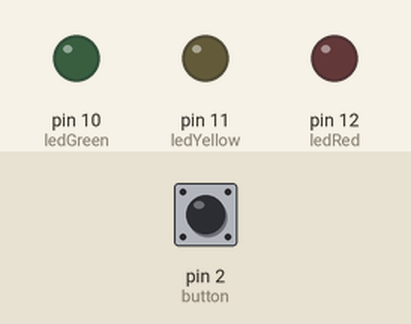
Recording of a sketch running on a simulated Arduino Uno, built with avr-gcc and run on an emulated ATmega328P. Shown: output pins drawn as LEDs (lit = HIGH). The inputs (shaded band) are chosen by the test bench; at power-on: pin 2 (button) LOW.

Above: at 1.2 s.
1.3 s: pin 2 (button) pulled HIGH for 0.15 s
At 2.1 s:
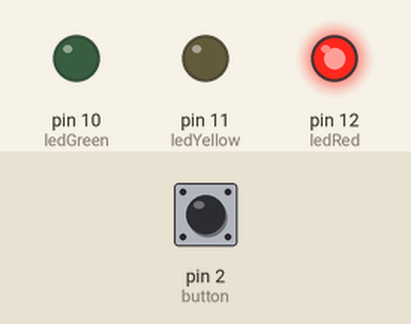
4.4 s: pin 2 (button) pulled HIGH for 1 s
At 5.7 s:
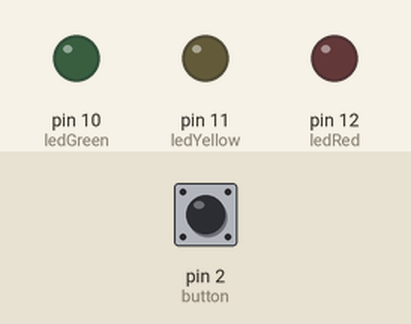
6.9 s: pin 2 (button) pulled HIGH for 0.15 s
At 9.95 s:
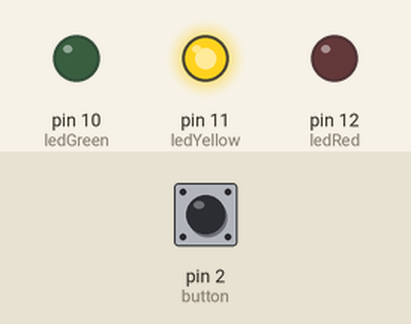
10.0 s: pin 2 (button) pulled HIGH for 3.2 s
At 11.4 s:
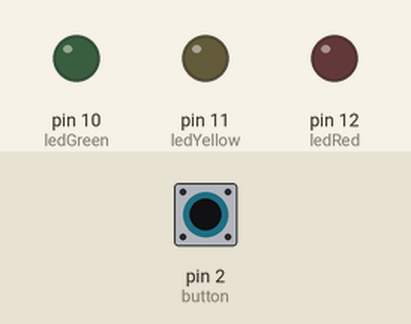
14.7 s: pin 2 (button) pulled HIGH for 0.15 s
At 20.1 s:
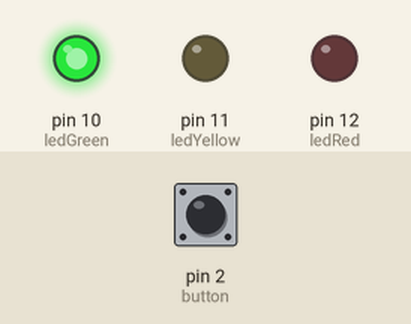
Timing chart, 0 to 21.6 s (numbered marks = the images above; inputs shaded):
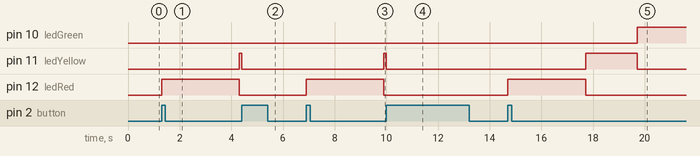

Measured:
- after the input at 1.3 s, pin 11 (ledYellow): LOW → HIGH after 3.0 s; pin 12 (ledRed): LOW → HIGH at once, → LOW 3.0 s later
- after the input at 4.4 s, pin 10 (ledGreen): stays LOW (without the input it goes to HIGH after 1.9 s); pin 11 (ledYellow): HIGH → LOW after 0.00 s instead of 1.9 s
- after the input at 6.9 s, pin 11 (ledYellow): LOW → HIGH after 3.0 s; pin 12 (ledRed): LOW → HIGH at once, → LOW 3.0 s later
- after the input at 10.0 s, pin 10 (ledGreen): stays LOW (without the input it goes to HIGH after 1.9 s); pin 11 (ledYellow): HIGH → LOW after 0.01 s instead of 1.9 s
- after the input at 14.7 s, pin 10 (ledGreen): LOW → HIGH after 5.0 s; pin 11 (ledYellow): LOW → HIGH after 3.0 s, → LOW 2.0 s later; pin 12 (ledRed): LOW → HIGH at once, → LOW 3.0 s later

The sketch:

traffic_lights.ino
```cpp
//LEDs and button PINs
const int ledRed = 12;
const int ledYellow = 11;
const int ledGreen = 10;
const int button = 2;

void setup()
{
    pinMode(ledRed, OUTPUT);
    pinMode(ledYellow, OUTPUT);
    pinMode(ledGreen, OUTPUT);
    pinMode(button, INPUT);

	//using interruption
  	attachInterrupt(digitalPinToInterrupt(button), changeTrafficLightsCondition, RISING);
}

int trafficLightsCondition = 0;
int redLedCondition = LOW;
int yellowLedCondition = LOW;
int greenLedCondition = LOW;
int time = 0;

void changeTrafficLightsCondition()
{
  	trafficLightsCondition = !trafficLightsCondition;
}

void startTrafficLights()
{
  	digitalWrite(ledRed, redLedCondition);
    digitalWrite(ledYellow, yellowLedCondition);
    digitalWrite(ledGreen, greenLedCondition);
}

void stopTrafficLights()
{
  	digitalWrite(ledRed, LOW);
  	digitalWrite(ledYellow, LOW);
  	digitalWrite(ledGreen, LOW);
    redLedCondition = LOW;
 	yellowLedCondition = LOW;
    greenLedCondition = LOW;
}


void loop()
{
	if(trafficLightsCondition)
    {
      	time += 50;
      	time %= 8000;
     	redLedCondition = (time <= 3000);
      	yellowLedCondition = (time > 3000 && time <= 5000);
      	greenLedCondition = (time > 5000 && time <= 8000);
      	startTrafficLights();
    }
  	else
    {
     	stopTrafficLights();
      	time = 0;
    }
  	delay(50);
}
```
